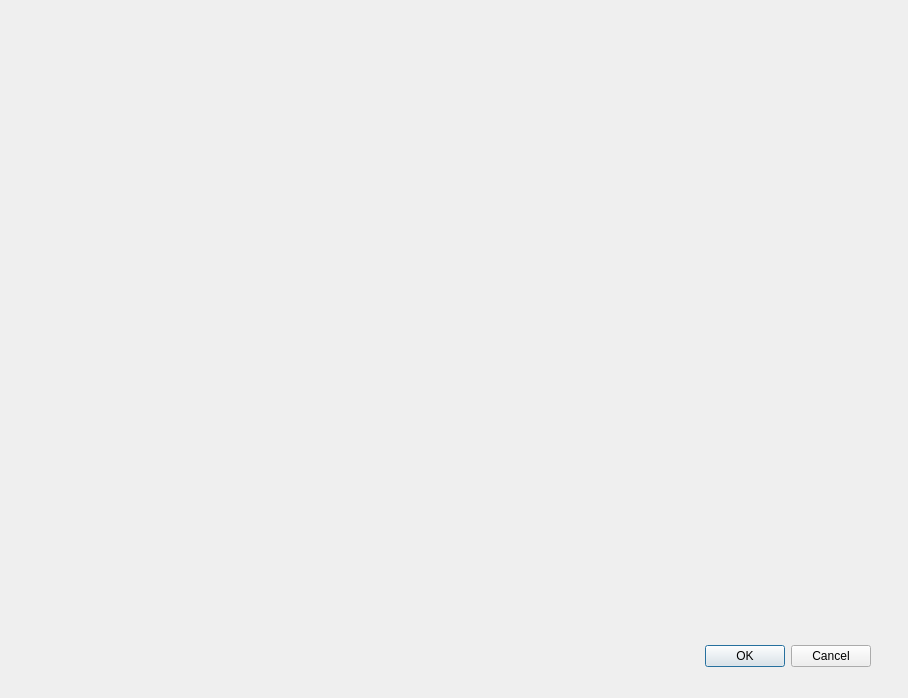
<?xml version="1.0" encoding="UTF-8"?>
<ui version="4.0">
 <class>MaskingWindow</class>
 <widget class="QDialog" name="MaskingWindow">
  <property name="geometry">
   <rect>
    <x>0</x>
    <y>0</y>
    <width>908</width>
    <height>698</height>
   </rect>
  </property>
  <property name="windowTitle">
   <string>Dialog</string>
  </property>
  <widget class="QDialogButtonBox" name="buttonBox">
   <property name="geometry">
    <rect>
     <x>530</x>
     <y>640</y>
     <width>341</width>
     <height>32</height>
    </rect>
   </property>
   <property name="orientation">
    <enum>Qt::Horizontal</enum>
   </property>
   <property name="standardButtons">
    <set>QDialogButtonBox::Cancel|QDialogButtonBox::Ok</set>
   </property>
  </widget>
 </widget>
 <resources/>
 <connections>
  <connection>
   <sender>buttonBox</sender>
   <signal>accepted()</signal>
   <receiver>MaskingWindow</receiver>
   <slot>accept()</slot>
   <hints>
    <hint type="sourcelabel">
     <x>248</x>
     <y>254</y>
    </hint>
    <hint type="destinationlabel">
     <x>157</x>
     <y>274</y>
    </hint>
   </hints>
  </connection>
  <connection>
   <sender>buttonBox</sender>
   <signal>rejected()</signal>
   <receiver>MaskingWindow</receiver>
   <slot>reject()</slot>
   <hints>
    <hint type="sourcelabel">
     <x>316</x>
     <y>260</y>
    </hint>
    <hint type="destinationlabel">
     <x>286</x>
     <y>274</y>
    </hint>
   </hints>
  </connection>
 </connections>
</ui>
